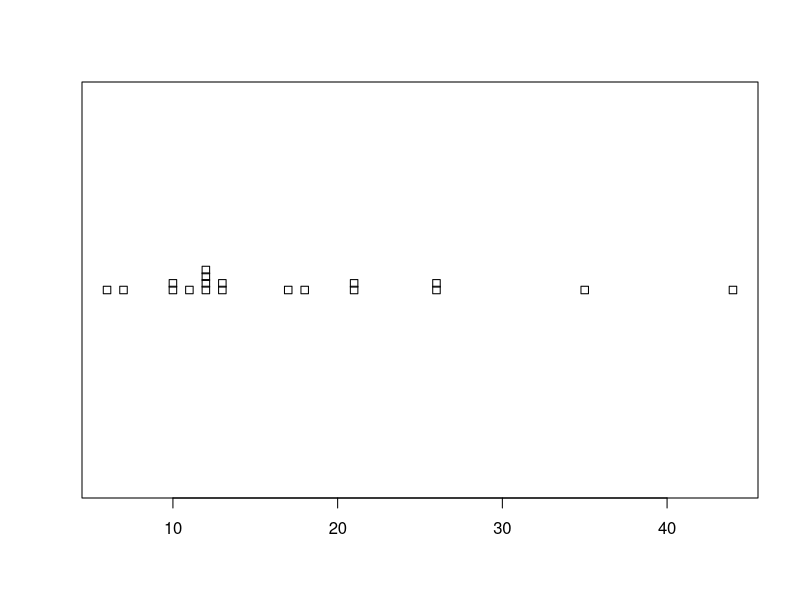
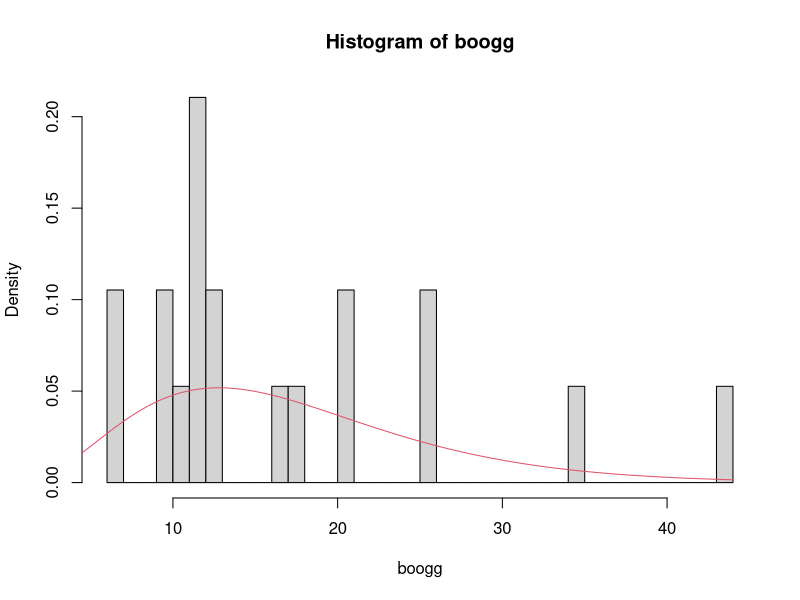
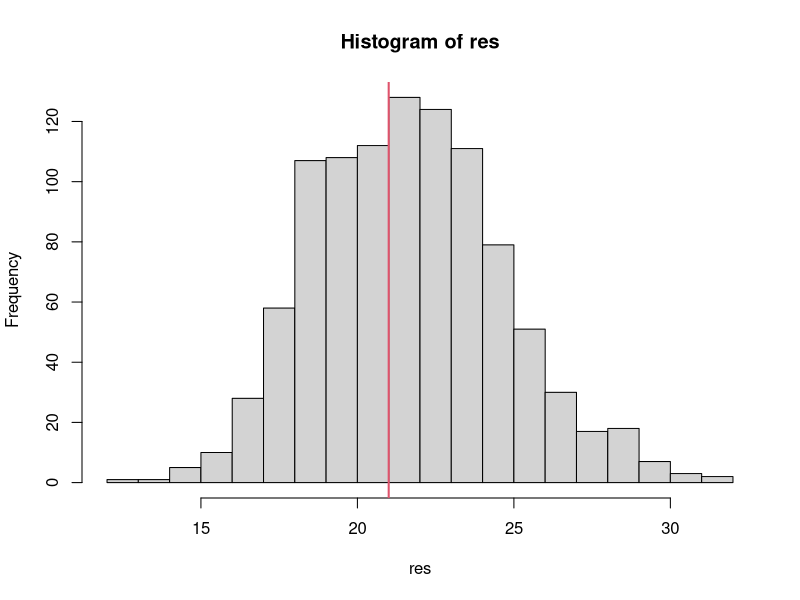
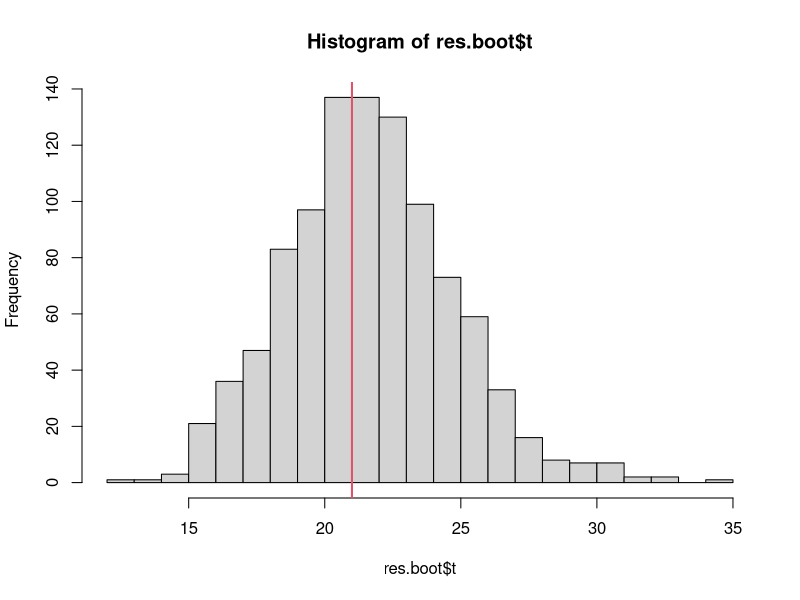
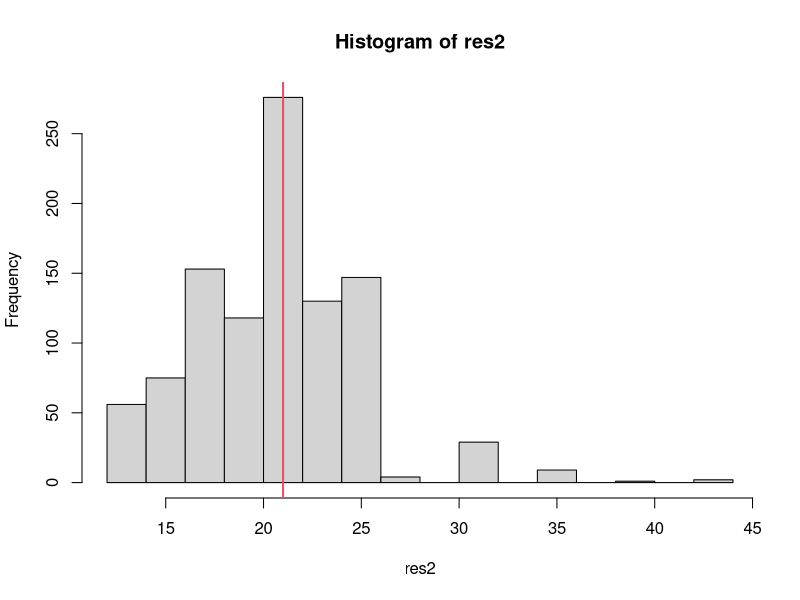
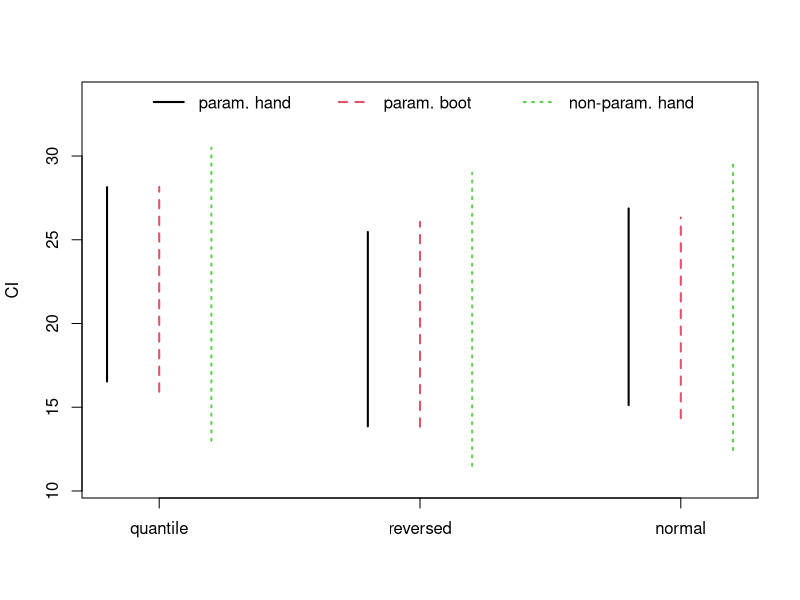
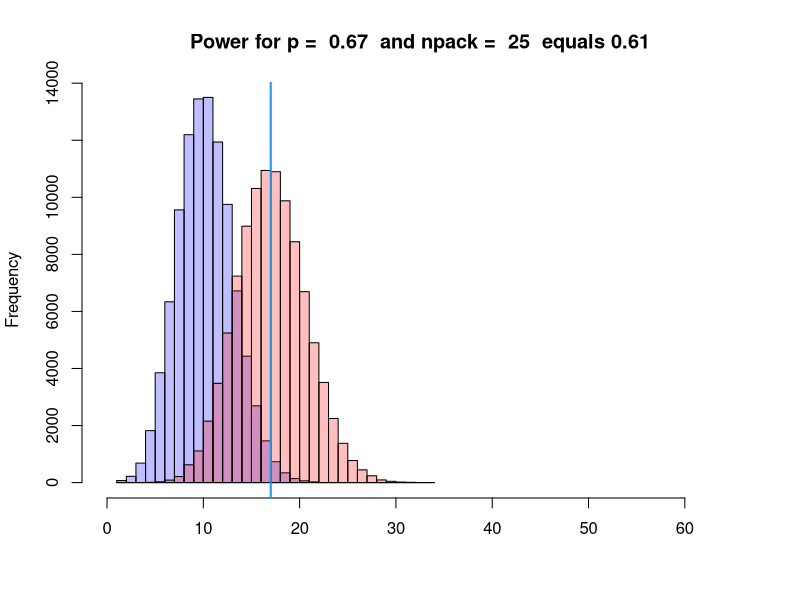
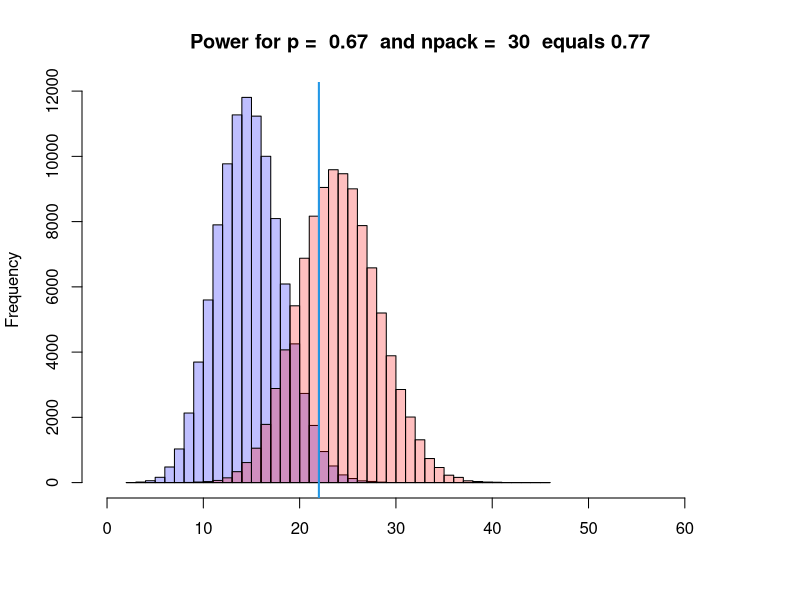

Recreate these plots in R, in order.
 # The values are rounded to minutes (from 2000 to 2018).
boogg <- c(17, 26, 12, 6, 12, 18, 10, 12, 26, 13, 13, 11, 12, 35, 7, 21, 44,
               10, 21)
stripchart(boogg, method = "stack")
# Alternatively
stem(boogg)
require("MASS")
(fit.gamma <- fitdistr(boogg, "gamma"))
# Plot the density on top of the histogram
hist(boogg, freq = FALSE, breaks = 50)
lines(x=seq(from=0,to=max(boogg),by=0.4),y = dgamma(x = seq(from = 0, to = max(boogg),by=0.4),shape = fit.gamma$estimate["shape"],rate = fit.gamma$estimate["rate"]),col=2)
R <- 1000
len.b <- length(boogg) 
set.seed(987)
res <- rep(NA, R)
for (i in 1:R) {
  x <- rgamma(n = len.b, shape = fit.gamma$estimate["shape"],
              rate = fit.gamma$estimate["rate"])
  res[i] <- quantile(x, probs = 0.75)#quantity of interest
}
# Plot theta*
?quantile
hist(res, breaks = 20)
abline(v = quantile(boogg, probs = 0.75), col = 2, lwd = 2)
# theta hat
boogg.75quant <- quantile(boogg, probs = 0.75)
names(boogg.75quant) <- NULL
# quantile CI
(CI.q1 <- quantile(res, probs = c(0.025, 0.975)))
# reversed CI
CI.r1 <- boogg.75quant - quantile(res - boogg.75quant, probs = c(0.975, 0.025))
names(CI.r1) <- NULL
CI.r1
# normal approx CI
(CI.n1 <- c(boogg.75quant - qnorm(0.975) * sd(res), boogg.75quant + qnorm(0.975) * sd(res)))
require("boot")
fun.theta <- function(x, ind) {quantile(x[ind], probs = 0.75)} 
fun.gen <- function(x, mle) {
  rgamma(length(x), shape = mle[1], rate = mle[2])
}
res.boot <- boot(boogg, fun.theta, R = 1000, sim = "parametric",
                   ran.gen = fun.gen, mle = fit.gamma$estimate)
res.boot
# Plot theta*
hist(res.boot$t, breaks = 20)
abline(v = boogg.75quant, col = 2, lwd = 2)
# Calculate CIs
(res.boot.ci <- boot.ci(res.boot, type = c("norm", "basic", "perc")))
R <- 1000
res2 <- rep(NA, R) 
for (i in 1:R) {
  ind <- sample(1:len.b, len.b, replace = TRUE)
  res2[i] <- quantile(boogg[ind], probs = 0.75)
}
hist(res2, breaks = 20)
abline(v = boogg.75quant, col = 2, lwd = 2)
(CI.q2 <- quantile(res2, probs = c(0.025, 0.975)))
CI.r2 <- boogg.75quant - quantile(res2 - boogg.75quant, probs = c(0.975, 0.025))
names(CI.r2) 
CI.r2
(CI.n2 <- c(boogg.75quant - qnorm(0.975) * sd(res2),
                boogg.75quant + qnorm(0.975) * sd(res2)))
CI.q1.boot <- res.boot.ci$percent[4:5]
CI.r1.boot <- res.boot.ci$basic[4:5]
CI.n1.boot <- res.boot.ci$normal[2:3]
ylim.max <- max(c(CI.q1, CI.q1.boot, CI.q2, CI.r1, CI.r1.boot, CI.r2, CI.n1,
                    CI.n1.boot, CI.n2))
ylim.min <- min(c(CI.q1, CI.q1.boot, CI.q2, CI.r1, CI.r1.boot, CI.r2, CI.n1,
                    CI.n1.boot, CI.n2))
plot(x = NA, xlim =c(0, 0.6), ylim = c(ylim.min - 1, ylim.max + 3), ylab = "CI",
       xlab = "", xaxt='n')
axis(side = 1, at = c(0.05, 0.3, 0.55),
       labels = c("quantile", "reversed", "normal"))
legend("top", c("param. hand","param. boot","non-param. hand"), lty = 1:3,
         lwd = 2, col = 1:3, ncol = 3, bty ="n")
# quantile
lines(x = rep(0, times = 2), y = c(CI.q1[1], CI.q1[2]), lwd = 2)
lines(x = rep(0.05, times = 2), y = c(CI.q1.boot[1], CI.q1.boot[2]), col = 2,
        lty = 2, lwd = 2)
lines(x = rep(0.1, times = 2), y = c(CI.q2[1], CI.q2[2]), col = 3, lty = 3,
        lwd = 2)
lines(x = rep(0.25, times = 2), y = c(CI.r1[1], CI.r1[2]), lwd = 2)
lines(x = rep(0.3, times = 2), y = c(CI.r1.boot[1], CI.r1.boot[2]), col = 2,
        lty = 2, lwd = 2)
lines(x = rep(0.35, times = 2), y = c(CI.r2[1], CI.r2[2]), col = 3, lty = 3,
        lwd = 2)
# normal
lines(x = rep(0.5, times = 2), y = c(CI.n1[1], CI.n1[2]), lwd = 2)
lines(x = rep(0.55, times = 2), y = c(CI.n1.boot[1], CI.n1.boot[2]), col = 2,
        lty = 2, lwd = 2)
lines(x = rep(0.6, times = 2), y = c(CI.n2[1], CI.n2[2]), col = 3, lty = 3,
        lwd = 2)
#The bootstrap CIs based on parametric bootstrap (by hand and using the package boot) are similar, but obviously they do not have to be exactly the same since they are based on different bootstrap samples. The normal approximation CI based on parametric bootstrap using the package boot is shifted compared to the normal approximation CI calculated by hand because the function boot.ci corrects for the bias.
#As we would expect for such a small sample size, the confidence intervals for non-parametric bootstrap are wider.
#Panini problem
n.npack=c(25, 30, 35, 40,50)
cards_per_pack=5
nr.cards=682
alpha=0.05
nsimul=100000
get_duplicates<-function(sample)
{
  return(length(sample[duplicated(sample)]))
}

simulate.duplicate.k <- function(k, npack){
  probs <- c(rep(5, k), rep(1, nr.cards - k))
  probs <- probs/sum(probs)
  res <- sample(1:nr.cards, npack*5, prob=probs, replace = TRUE)
  return(5 * npack - length(unique(res)))
}
set.seed(456)
n.npack <- c(25, 30,31,32,33, 35, 40)
resNULL <- matrix(data = NA, nrow = length(n.npack),ncol = nsimul)
resALT <- matrix(data = NA, nrow = length(n.npack),ncol = nsimul)
for (i in 1:length(n.npack)) {
  npack <- n.npack[i]
  for (k in 1:nsimul) {
    # Note that p = 0 corresponds to the H0
    #10 15 20 25 30
    #CI
    #Computational Statistics (SS 2019) — Solution to Series 6 — 7
    resNULL[i, k] <- simulate.duplicate.k(k = 0, npack = npack)
    resALT[i, k] <- simulate.duplicate.k(k = 100, npack = npack)
  }
}
par(mfrow=c(1,1))
res.max <- max(c(resNULL[i, ], resALT[i, ]))
for (i in 1:length(n.npack)) {
  npack <- n.npack[i]
  # boundary of rejection region at alpha = 0.05
  (rej <- quantile(resNULL[i, ], 0.95)+1)
  # power given the rejection boundary
  power <- sum(resALT[i, ] >= rej) / nsimul
  # plot
  res.range <- range(c(resNULL[i, ], resALT[i, ]))
  p1 <- hist(resNULL[i, ], plot = FALSE,
             breaks = seq(from = res.range[1], to = res.range[2],
                          by = 1))
  p2 <- hist(resALT[i, ], plot = FALSE,
             breaks = seq(from = res.range[1], to = res.range[2],
                          by = 1))
  plot(p1, col = rgb(0, 0, 1, 1/4), xlim = c(0, res.max),
       ylim = c(0, max(c(p1$counts, p2$counts))),  xlab = "",
       main = paste("Power for p = ", round(2/3, 2), " and npack = ", npack,
                    " equals", round(power, 2)))
  plot(p2, col = rgb(1, 0, 0, 1/4), xlab = "", add = TRUE)
  abline(v = rej, col = 4, lwd = 2)
}
